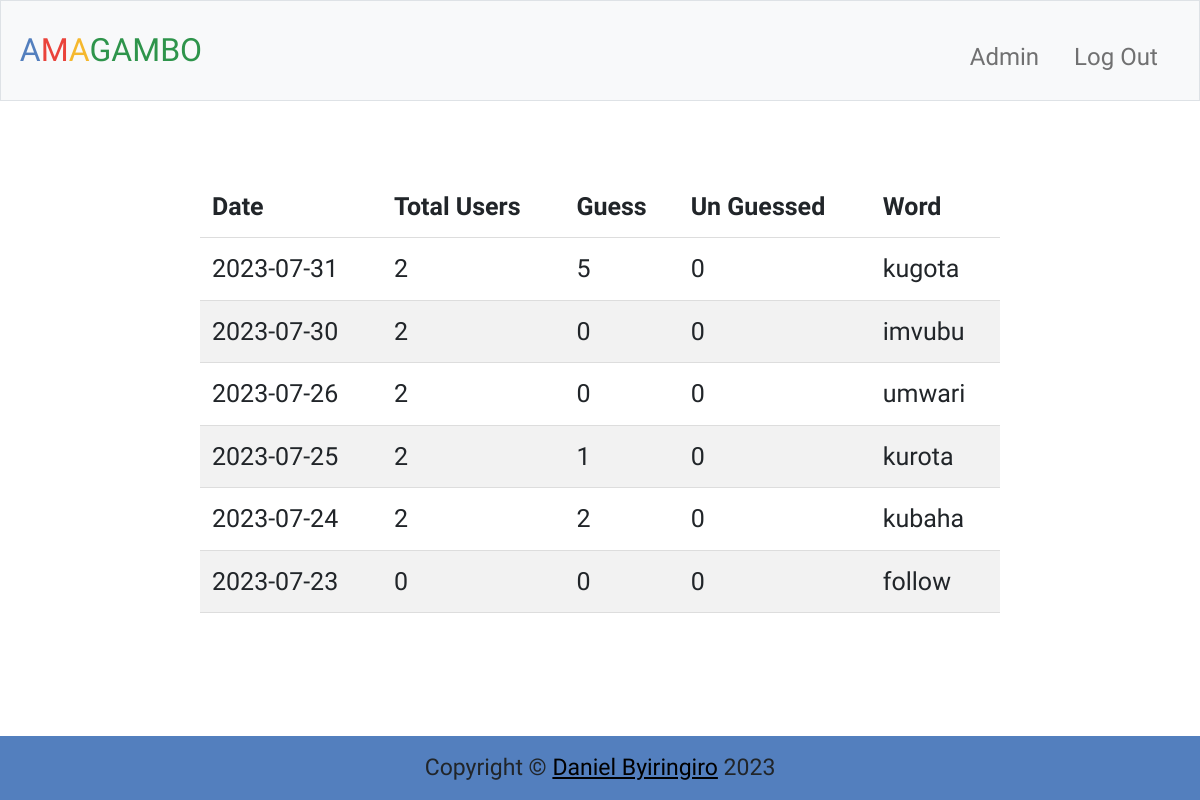
Page /admin (signed in) on the earlier database version.
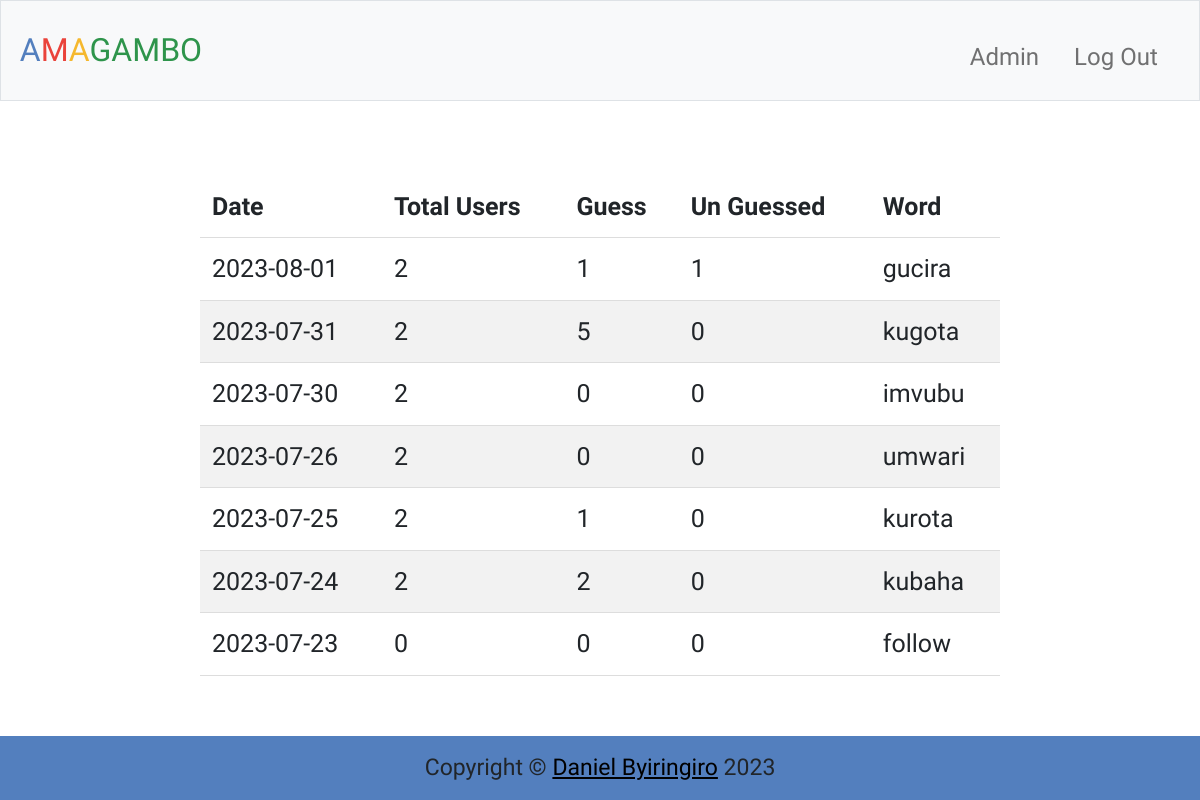
Same page on the later database version.
### tables this page shows
CREATE TABLE wordforday (
    word TEXT PRIMARY KEY NOT NULL,
    bankid INTEGER NOT NULL, date timestamp default current_timestamp,
    FOREIGN KEY (bankid) REFERENCES wordbank(id)
);

### app.py (the view)
@app.route("/admin")
@login_required
@admin_required
def admin():
    details = admin_details()
    return render_template("admin.html", details = details)

### app.py (called while the page is built)
@app.after_request
def after_request(response):
    response.headers["Cache-Control"] = "no-cache, no-store, must-revalidate"
    response.headers["Expires"] = 0
    response.headers["Pragma"] = "no-cache"
    return response

### helper.py (called while the page is built)
def login_required(f):
    @wraps(f)
    def decorated_function(*args, **kwargs):
        if session.get("user_id") is None:
            return redirect("/login")
        return f(*args, **kwargs)
    return decorated_function

def admin_required(f):
    @wraps(f)
    def decorated_function(*args, **kwargs):
        admin_id = 1
        if session.get("user_id")  != admin_id:
            return redirect("/")
        return f(*args, **kwargs)
    return decorated_function

def admin_details():
    dates = available_dates()
    details = []
    for date in dates:
        total_users = db.execute("select count(*) as num from user where created_at <= ?", date)[0]['num']
        unguessed = db.execute("select count(*) as num from play where isPlay = 'False' and date = ?", date)[0]['num']
        guessed = db.execute("select count(*) as num from play where isPlay = 'True' and date = ?", date)[0]['num']
        word = db.execute("select word from wordforday where date = ?", date)[0]['word']
        day_detail = {'date': date, 'total_users': total_users, 'guessed': guessed if not None else 0, 'unguessed': unguessed if not None else 0, 'word':word}
        details.append(day_detail)
    rev_details = []
    for i in reversed(details):
        rev_details.append(i)
    return rev_details

def day():
    today = datetime.today()
    date = today.strftime("%Y-%m-%d")
    return date

def available_dates():
    today = day()
    rows = db.execute("select date from wordforday where date != ? ", today)
    dates = [row["date"] for row in rows]
    return dates

### templates/admin.html (shortened to what this page needs)
{% extends "reglog.html" %}
{% block main %}
    <table>
        <thead>
            <th>Date</th>
            <th>Total Users</th>
            <th>Guess</th>
            <th>Un Guessed</th>
            <th>Word</th>
        </thead>
        <tbody>
            {% for record in details %}
                <tr>
                    <td>{{record['date']}}</td>
                    <td>{{record['total_users']}}</td>
                    <td>{{record['guessed']}}</td>
                    <td>{{record['unguessed']}}</td>
                    <td>{{record['word']}}</td>
                </tr>
            {% endfor %}
        </tbody>
    </table>
{% endblock %}

### templates/reglog.html (shortened to what this page needs)
{% extends "layout.html" %}
{% block boot %}
    <link href="https://cdn.jsdelivr.net/npm/bootstrap@5.1.3/dist/css/bootstrap.min.css" rel="stylesheet">
{% endblock %}
{% block body %}
    <main class="container-fluid py-5 text-center">
        {% block main %}
        {% endblock %}
    </main>
    <footer>
        Copyright &#169; <a href="https://danielbyiringiro.github.io/danielbyiringiro.com/" target="_blank">Daniel Byiringiro</a> 2023
    </footer>
{% endblock %}

### templates/layout.html (shortened to what this page needs)
<!DOCTYPE html>
<html lang="en">
    <head>
        {% block boot %}{% endblock %}
        <link href="/static/styles.css" rel="stylesheet">
    </head>
    <body>
        <nav class="bg-light border navbar navbar-expand-md navbar-light">
            <div class="container-fluid">
                <a class="navbar-brand" href="/"><span class="blue">A</span><span class="red">M</span><span class="yellow">A</span><span class="green">GAMBO</span></a>
                <div class="collapse navbar-collapse" id="navbar">
                    {% if session["user_id"] == 1 %}
                        <ul class="navbar-nav ms-auto mt-2">
                            <li class="nav-item"><a class="nav-link" href="/admin" style="margin-right: 10px; font-size: x-large;">Admin</a></li>
                            <li class="nav-item"><a class="nav-link" href="/logout" style="margin-right: 10px; font-size: x-large;">Log Out</a></li>
                        </ul>
                    {% elif session["user_id"]%}
                        <ul class="navbar-nav ms-auto mt-2">
                            <li class="nav-item"><a class="nav-link" href="/logout" style="margin-right: 10px; font-size: x-large;">Log Out</a></li>
                        </ul>
                    {% else %}
                        <ul class="navbar-nav ms-auto mt-2">
                            <li class="nav-item"><a class="nav-link" href="/register">Register</a></li>
                            <li class="nav-item"><a class="nav-link" href="/login">Log In</a></li>
                        </ul>
                    {% endif %}
                </div>
            </div>
        </nav>
        {% block body %}{% endblock %}
    </body>
</html>

### static/styles.css (style rules this page uses)
html, body { height: 100%; margin: 0; padding: 0; font-family: 'Rancho',serif; font-size: 25px; }
nav .navbar-brand { font-size: xx-large; }
nav .navbar-brand .blue { color: #537fbe; }
nav .navbar-brand .red { color: #ea433b; }
nav .navbar-brand .yellow { color: #f5b82e; }
nav .navbar-brand .green { color: #2e944b; }
footer { text-align: center; background-color: #537fbe; padding: 15px; font-size: 23px; position: fixed; bottom: 0; width: 100%; }
footer a { color: initial; }

### templates/admin.html (style rules this page uses)
table { border-collapse: collapse; width: 800px; margin-left: auto; margin-right: auto; }
th, td { padding: 12px; text-align: left; border-bottom: 1px solid #ddd; gap: 20px; }
tr:nth-child(even) { background-color: #f2f2f2; }
tr:last-child th { margin: 0; }

Differences in the rows shown:
added wordforday: date "2023-08-01", word "gucira"
Other differences:
new list line: "2 1 1"
